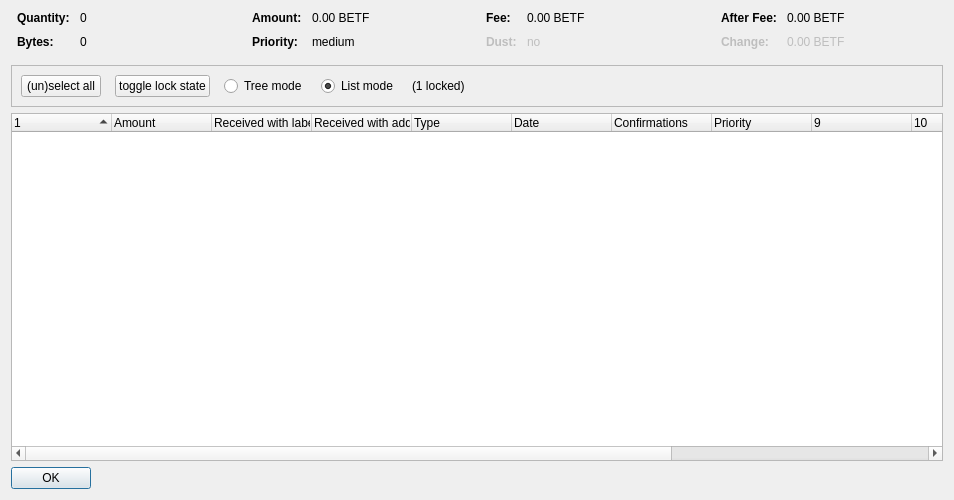
<?xml version="1.0" encoding="UTF-8"?>
<ui version="4.0">
 <class>CoinControlDialog</class>
 <widget class="QDialog" name="CoinControlDialog">
  <property name="geometry">
   <rect>
    <x>0</x>
    <y>0</y>
    <width>954</width>
    <height>500</height>
   </rect>
  </property>
  <property name="windowTitle">
   <string>Coin Selection</string>
  </property>
  <layout class="QVBoxLayout" name="verticalLayout">
   <item>
    <layout class="QHBoxLayout" name="horizontalLayoutTop" stretch="0,0,0,0">
     <property name="topMargin">
      <number>0</number>
     </property>
     <property name="bottomMargin">
      <number>10</number>
     </property>
     <item>
      <layout class="QFormLayout" name="formLayoutCoinControl1">
       <property name="horizontalSpacing">
        <number>10</number>
       </property>
       <property name="verticalSpacing">
        <number>10</number>
       </property>
       <property name="leftMargin">
        <number>6</number>
       </property>
       <property name="rightMargin">
        <number>6</number>
       </property>
       <item row="0" column="0">
        <widget class="QLabel" name="labelCoinControlQuantityText">
         <property name="font">
          <font>
           <weight>75</weight>
           <bold>true</bold>
          </font>
         </property>
         <property name="text">
          <string>Quantity:</string>
         </property>
        </widget>
       </item>
       <item row="0" column="1">
        <widget class="QLabel" name="labelCoinControlQuantity">
         <property name="cursor">
          <cursorShape>IBeamCursor</cursorShape>
         </property>
         <property name="contextMenuPolicy">
          <enum>Qt::ActionsContextMenu</enum>
         </property>
         <property name="text">
          <string notr="true">0</string>
         </property>
         <property name="textInteractionFlags">
          <set>Qt::LinksAccessibleByMouse|Qt::TextSelectableByKeyboard|Qt::TextSelectableByMouse</set>
         </property>
        </widget>
       </item>
       <item row="1" column="0">
        <widget class="QLabel" name="labelCoinControlBytesText">
         <property name="font">
          <font>
           <weight>75</weight>
           <bold>true</bold>
          </font>
         </property>
         <property name="text">
          <string>Bytes:</string>
         </property>
        </widget>
       </item>
       <item row="1" column="1">
        <widget class="QLabel" name="labelCoinControlBytes">
         <property name="cursor">
          <cursorShape>IBeamCursor</cursorShape>
         </property>
         <property name="contextMenuPolicy">
          <enum>Qt::ActionsContextMenu</enum>
         </property>
         <property name="text">
          <string notr="true">0</string>
         </property>
         <property name="textInteractionFlags">
          <set>Qt::LinksAccessibleByMouse|Qt::TextSelectableByKeyboard|Qt::TextSelectableByMouse</set>
         </property>
        </widget>
       </item>
      </layout>
     </item>
     <item>
      <layout class="QFormLayout" name="formLayoutCoinControl2">
       <property name="horizontalSpacing">
        <number>10</number>
       </property>
       <property name="verticalSpacing">
        <number>10</number>
       </property>
       <property name="leftMargin">
        <number>6</number>
       </property>
       <property name="rightMargin">
        <number>6</number>
       </property>
       <item row="0" column="0">
        <widget class="QLabel" name="labelCoinControlAmountText">
         <property name="font">
          <font>
           <weight>75</weight>
           <bold>true</bold>
          </font>
         </property>
         <property name="text">
          <string>Amount:</string>
         </property>
        </widget>
       </item>
       <item row="0" column="1">
        <widget class="QLabel" name="labelCoinControlAmount">
         <property name="cursor">
          <cursorShape>IBeamCursor</cursorShape>
         </property>
         <property name="contextMenuPolicy">
          <enum>Qt::ActionsContextMenu</enum>
         </property>
         <property name="text">
          <string notr="true">0.00 BETF</string>
         </property>
         <property name="textInteractionFlags">
          <set>Qt::LinksAccessibleByMouse|Qt::TextSelectableByKeyboard|Qt::TextSelectableByMouse</set>
         </property>
        </widget>
       </item>
       <item row="1" column="0">
        <widget class="QLabel" name="labelCoinControlPriorityText">
         <property name="font">
          <font>
           <weight>75</weight>
           <bold>true</bold>
          </font>
         </property>
         <property name="text">
          <string>Priority:</string>
         </property>
        </widget>
       </item>
       <item row="1" column="1">
        <widget class="QLabel" name="labelCoinControlPriority">
         <property name="cursor">
          <cursorShape>IBeamCursor</cursorShape>
         </property>
         <property name="contextMenuPolicy">
          <enum>Qt::ActionsContextMenu</enum>
         </property>
         <property name="text">
          <string>medium</string>
         </property>
         <property name="textInteractionFlags">
          <set>Qt::LinksAccessibleByMouse|Qt::TextSelectableByKeyboard|Qt::TextSelectableByMouse</set>
         </property>
        </widget>
       </item>
      </layout>
     </item>
     <item>
      <layout class="QFormLayout" name="formLayoutCoinControl3">
       <property name="horizontalSpacing">
        <number>10</number>
       </property>
       <property name="verticalSpacing">
        <number>10</number>
       </property>
       <property name="leftMargin">
        <number>6</number>
       </property>
       <property name="rightMargin">
        <number>6</number>
       </property>
       <item row="0" column="0">
        <widget class="QLabel" name="labelCoinControlFeeText">
         <property name="font">
          <font>
           <weight>75</weight>
           <bold>true</bold>
          </font>
         </property>
         <property name="text">
          <string>Fee:</string>
         </property>
        </widget>
       </item>
       <item row="0" column="1">
        <widget class="QLabel" name="labelCoinControlFee">
         <property name="cursor">
          <cursorShape>IBeamCursor</cursorShape>
         </property>
         <property name="contextMenuPolicy">
          <enum>Qt::ActionsContextMenu</enum>
         </property>
         <property name="text">
          <string notr="true">0.00 BETF</string>
         </property>
         <property name="textInteractionFlags">
          <set>Qt::LinksAccessibleByMouse|Qt::TextSelectableByKeyboard|Qt::TextSelectableByMouse</set>
         </property>
        </widget>
       </item>
       <item row="1" column="0">
        <widget class="QLabel" name="labelCoinControlLowOutputText">
         <property name="enabled">
          <bool>false</bool>
         </property>
         <property name="font">
          <font>
           <weight>75</weight>
           <bold>true</bold>
          </font>
         </property>
         <property name="text">
          <string>Dust:</string>
         </property>
        </widget>
       </item>
       <item row="1" column="1">
        <widget class="QLabel" name="labelCoinControlLowOutput">
         <property name="enabled">
          <bool>false</bool>
         </property>
         <property name="cursor">
          <cursorShape>IBeamCursor</cursorShape>
         </property>
         <property name="contextMenuPolicy">
          <enum>Qt::ActionsContextMenu</enum>
         </property>
         <property name="text">
          <string>no</string>
         </property>
         <property name="textInteractionFlags">
          <set>Qt::LinksAccessibleByMouse|Qt::TextSelectableByKeyboard|Qt::TextSelectableByMouse</set>
         </property>
        </widget>
       </item>
      </layout>
     </item>
     <item>
      <layout class="QFormLayout" name="formLayoutCoinControl4">
       <property name="horizontalSpacing">
        <number>10</number>
       </property>
       <property name="verticalSpacing">
        <number>10</number>
       </property>
       <property name="leftMargin">
        <number>6</number>
       </property>
       <property name="rightMargin">
        <number>6</number>
       </property>
       <item row="0" column="0">
        <widget class="QLabel" name="labelCoinControlAfterFeeText">
         <property name="font">
          <font>
           <weight>75</weight>
           <bold>true</bold>
          </font>
         </property>
         <property name="text">
          <string>After Fee:</string>
         </property>
        </widget>
       </item>
       <item row="0" column="1">
        <widget class="QLabel" name="labelCoinControlAfterFee">
         <property name="cursor">
          <cursorShape>IBeamCursor</cursorShape>
         </property>
         <property name="contextMenuPolicy">
          <enum>Qt::ActionsContextMenu</enum>
         </property>
         <property name="text">
          <string notr="true">0.00 BETF</string>
         </property>
         <property name="textInteractionFlags">
          <set>Qt::LinksAccessibleByMouse|Qt::TextSelectableByKeyboard|Qt::TextSelectableByMouse</set>
         </property>
        </widget>
       </item>
       <item row="1" column="0">
        <widget class="QLabel" name="labelCoinControlChangeText">
         <property name="enabled">
          <bool>false</bool>
         </property>
         <property name="font">
          <font>
           <weight>75</weight>
           <bold>true</bold>
          </font>
         </property>
         <property name="text">
          <string>Change:</string>
         </property>
        </widget>
       </item>
       <item row="1" column="1">
        <widget class="QLabel" name="labelCoinControlChange">
         <property name="enabled">
          <bool>false</bool>
         </property>
         <property name="cursor">
          <cursorShape>IBeamCursor</cursorShape>
         </property>
         <property name="contextMenuPolicy">
          <enum>Qt::ActionsContextMenu</enum>
         </property>
         <property name="text">
          <string notr="true">0.00 BETF</string>
         </property>
         <property name="textInteractionFlags">
          <set>Qt::LinksAccessibleByMouse|Qt::TextSelectableByKeyboard|Qt::TextSelectableByMouse</set>
         </property>
        </widget>
       </item>
      </layout>
     </item>
    </layout>
   </item>
   <item>
    <widget class="QFrame" name="frame">
     <property name="minimumSize">
      <size>
       <width>0</width>
       <height>40</height>
      </size>
     </property>
     <property name="frameShape">
      <enum>QFrame::StyledPanel</enum>
     </property>
     <property name="frameShadow">
      <enum>QFrame::Sunken</enum>
     </property>
     <layout class="QHBoxLayout" name="horizontalLayout">
      <item>
       <layout class="QHBoxLayout" name="horizontalLayoutPanel" stretch="0,0,0,0,0,0">
        <property name="spacing">
         <number>14</number>
        </property>
        <item>
         <widget class="QPushButton" name="pushButtonSelectAll">
          <property name="sizePolicy">
           <sizepolicy hsizetype="Maximum" vsizetype="Fixed">
            <horstretch>0</horstretch>
            <verstretch>0</verstretch>
           </sizepolicy>
          </property>
          <property name="text">
           <string>(un)select all</string>
          </property>
          <property name="autoDefault">
           <bool>false</bool>
          </property>
         </widget>
        </item>
        <item>
         <widget class="QPushButton" name="pushButtonToggleLock">
          <property name="sizePolicy">
           <sizepolicy hsizetype="Maximum" vsizetype="Fixed">
            <horstretch>0</horstretch>
            <verstretch>0</verstretch>
           </sizepolicy>
          </property>
          <property name="text">
           <string>toggle lock state</string>
          </property>
          <property name="autoDefault">
           <bool>false</bool>
          </property>
         </widget>
        </item>
        <item>
         <widget class="QRadioButton" name="radioTreeMode">
          <property name="sizePolicy">
           <sizepolicy hsizetype="Maximum" vsizetype="Fixed">
            <horstretch>0</horstretch>
            <verstretch>0</verstretch>
           </sizepolicy>
          </property>
          <property name="text">
           <string>Tree mode</string>
          </property>
         </widget>
        </item>
        <item>
         <widget class="QRadioButton" name="radioListMode">
          <property name="sizePolicy">
           <sizepolicy hsizetype="Maximum" vsizetype="Fixed">
            <horstretch>0</horstretch>
            <verstretch>0</verstretch>
           </sizepolicy>
          </property>
          <property name="text">
           <string>List mode</string>
          </property>
          <property name="checked">
           <bool>true</bool>
          </property>
         </widget>
        </item>
        <item>
         <widget class="QLabel" name="labelLocked">
          <property name="text">
           <string>(1 locked)</string>
          </property>
         </widget>
        </item>
        <item>
         <spacer name="horizontalSpacer">
          <property name="orientation">
           <enum>Qt::Horizontal</enum>
          </property>
          <property name="sizeHint" stdset="0">
           <size>
            <width>40</width>
            <height>20</height>
           </size>
          </property>
         </spacer>
        </item>
       </layout>
      </item>
     </layout>
    </widget>
   </item>
   <item>
    <widget class="CoinControlTreeWidget" name="treeWidget">
     <property name="contextMenuPolicy">
      <enum>Qt::CustomContextMenu</enum>
     </property>
     <property name="sortingEnabled">
      <bool>false</bool>
     </property>
     <property name="columnCount">
      <number>13</number>
     </property>
     <attribute name="headerShowSortIndicator" stdset="0">
      <bool>true</bool>
     </attribute>
     <attribute name="headerStretchLastSection">
      <bool>false</bool>
     </attribute>
     <column>
      <property name="text">
       <string/>
      </property>
     </column>
     <column>
      <property name="text">
       <string>Amount</string>
      </property>
     </column>
     <column>
      <property name="text">
       <string>Received with label</string>
      </property>
     </column>
     <column>
      <property name="text">
       <string>Received with address</string>
      </property>
     </column>
     <column>
      <property name="text">
       <string>Type</string>
      </property>
     </column>
     <column>
      <property name="text">
       <string>Date</string>
      </property>
     </column>
     <column>
      <property name="text">
       <string>Confirmations</string>
      </property>
      <property name="toolTip">
       <string>Confirmed</string>
      </property>
     </column>
     <column>
      <property name="text">
       <string>Priority</string>
      </property>
     </column>
     <column>
      <property name="text">
       <string/>
      </property>
     </column>
     <column>
      <property name="text">
       <string/>
      </property>
     </column>
     <column>
      <property name="text">
       <string/>
      </property>
     </column>
     <column>
      <property name="text">
       <string/>
      </property>
     </column>
     <column>
      <property name="text">
       <string/>
      </property>
     </column>
    </widget>
   </item>
   <item>
    <widget class="QDialogButtonBox" name="buttonBox">
     <property name="sizePolicy">
      <sizepolicy hsizetype="Maximum" vsizetype="Fixed">
       <horstretch>0</horstretch>
       <verstretch>0</verstretch>
      </sizepolicy>
     </property>
     <property name="orientation">
      <enum>Qt::Horizontal</enum>
     </property>
     <property name="standardButtons">
      <set>QDialogButtonBox::Ok</set>
     </property>
    </widget>
   </item>
  </layout>
 </widget>
 <customwidgets>
  <customwidget>
   <class>CoinControlTreeWidget</class>
   <extends>QTreeWidget</extends>
   <header>coincontroltreewidget.h</header>
  </customwidget>
 </customwidgets>
 <resources/>
 <connections/>
</ui>
